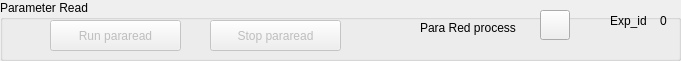
    <widget class="QGroupBox" name="groupBox_18">
     <property name="geometry">
      <rect>
       <x>0</x>
       <y>550</y>
       <width>681</width>
       <height>61</height>
      </rect>
     </property>
     <property name="title">
      <string>Parameter Read</string>
     </property>
     <widget class="QLabel" name="label_67">
      <property name="geometry">
       <rect>
        <x>420</x>
        <y>20</y>
        <width>101</width>
        <height>16</height>
       </rect>
      </property>
      <property name="text">
       <string>Para Red process</string>
      </property>
     </widget>
     <widget class="QPushButton" name="pushButton_25">
      <property name="enabled">
       <bool>false</bool>
      </property>
      <property name="geometry">
       <rect>
        <x>50</x>
        <y>20</y>
        <width>131</width>
        <height>31</height>
       </rect>
      </property>
      <property name="text">
       <string>Run pararead</string>
      </property>
     </widget>
     <widget class="QPushButton" name="pushButton_80">
      <property name="geometry">
       <rect>
        <x>540</x>
        <y>10</y>
        <width>30</width>
        <height>30</height>
       </rect>
      </property>
      <property name="styleSheet">
       <string notr="true"/>
      </property>
      <property name="text">
       <string/>
      </property>
     </widget>
     <widget class="QPushButton" name="pushButton_81">
      <property name="enabled">
       <bool>false</bool>
      </property>
      <property name="geometry">
       <rect>
        <x>210</x>
        <y>20</y>
        <width>131</width>
        <height>31</height>
       </rect>
      </property>
      <property name="text">
       <string>Stop pararead</string>
      </property>
     </widget>
     <widget class="QLabel" name="label_68">
      <property name="geometry">
       <rect>
        <x>610</x>
        <y>10</y>
        <width>41</width>
        <height>21</height>
       </rect>
      </property>
      <property name="text">
       <string>Exp_id</string>
      </property>
     </widget>
     <widget class="QLabel" name="label_69">
      <property name="geometry">
       <rect>
        <x>660</x>
        <y>10</y>
        <width>21</width>
        <height>21</height>
       </rect>
      </property>
      <property name="text">
       <string>0</string>
      </property>
     </widget>
    </widget>
